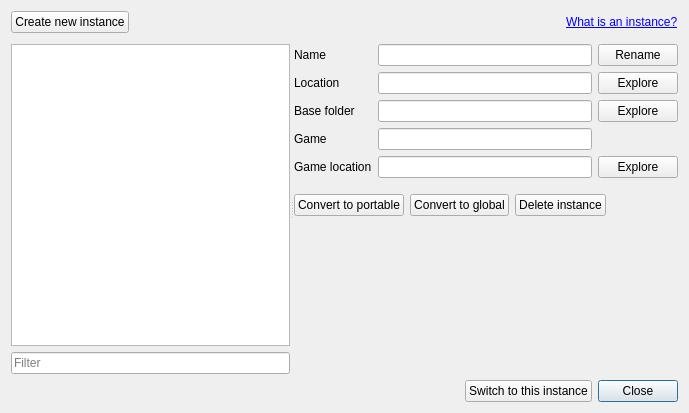
<?xml version="1.0" encoding="UTF-8"?>
<ui version="4.0">
 <class>InstanceManagerDialog</class>
 <widget class="QDialog" name="InstanceManagerDialog">
  <property name="geometry">
   <rect>
    <x>0</x>
    <y>0</y>
    <width>689</width>
    <height>413</height>
   </rect>
  </property>
  <property name="windowTitle">
   <string>Instance manager</string>
  </property>
  <layout class="QVBoxLayout" name="verticalLayout_6">
   <item>
    <widget class="QWidget" name="widget_8" native="true">
     <layout class="QHBoxLayout" name="horizontalLayout_2">
      <property name="leftMargin">
       <number>0</number>
      </property>
      <property name="topMargin">
       <number>0</number>
      </property>
      <property name="rightMargin">
       <number>0</number>
      </property>
      <property name="bottomMargin">
       <number>5</number>
      </property>
      <item>
       <widget class="QPushButton" name="createNew">
        <property name="text">
         <string>Create new instance</string>
        </property>
        <property name="icon">
         <iconset resource="resources.qrc">
          <normaloff>:/MO/gui/add</normaloff>:/MO/gui/add</iconset>
        </property>
       </widget>
      </item>
      <item>
       <spacer name="horizontalSpacer">
        <property name="orientation">
         <enum>Qt::Horizontal</enum>
        </property>
        <property name="sizeHint" stdset="0">
         <size>
          <width>40</width>
          <height>20</height>
         </size>
        </property>
       </spacer>
      </item>
      <item>
       <widget class="LinkLabel" name="whatis">
        <property name="text">
         <string>&lt;html&gt;&lt;head/&gt;&lt;body&gt;&lt;p&gt;&lt;a href=&quot;https://github.com/ModOrganizer2/modorganizer/wiki/Instance&quot;&gt;What is an instance?&lt;/a&gt;&lt;/p&gt;&lt;/body&gt;&lt;/html&gt;</string>
        </property>
        <property name="openExternalLinks">
         <bool>true</bool>
        </property>
       </widget>
      </item>
     </layout>
    </widget>
   </item>
   <item>
    <layout class="QVBoxLayout" name="verticalLayout_5" stretch="1">
     <item>
      <widget class="QWidget" name="widget_4" native="true">
       <layout class="QVBoxLayout" name="verticalLayout_4">
        <property name="leftMargin">
         <number>0</number>
        </property>
        <property name="topMargin">
         <number>0</number>
        </property>
        <property name="rightMargin">
         <number>0</number>
        </property>
        <property name="bottomMargin">
         <number>0</number>
        </property>
        <item>
         <widget class="QSplitter" name="splitter">
          <property name="orientation">
           <enum>Qt::Horizontal</enum>
          </property>
          <widget class="QWidget" name="widget_2" native="true">
           <layout class="QVBoxLayout" name="verticalLayout">
            <property name="leftMargin">
             <number>0</number>
            </property>
            <property name="topMargin">
             <number>0</number>
            </property>
            <property name="rightMargin">
             <number>0</number>
            </property>
            <property name="bottomMargin">
             <number>0</number>
            </property>
            <item>
             <widget class="QListView" name="list">
              <property name="editTriggers">
               <set>QAbstractItemView::NoEditTriggers</set>
              </property>
             </widget>
            </item>
            <item>
             <widget class="QWidget" name="widget_5" native="true">
              <layout class="QHBoxLayout" name="horizontalLayout_4">
               <property name="leftMargin">
                <number>0</number>
               </property>
               <property name="topMargin">
                <number>0</number>
               </property>
               <property name="rightMargin">
                <number>0</number>
               </property>
               <property name="bottomMargin">
                <number>0</number>
               </property>
               <item>
                <widget class="QLineEdit" name="filter">
                 <property name="placeholderText">
                  <string>Filter</string>
                 </property>
                </widget>
               </item>
              </layout>
             </widget>
            </item>
           </layout>
          </widget>
          <widget class="QWidget" name="widget_3" native="true">
           <layout class="QVBoxLayout" name="verticalLayout_2" stretch="0,0,0,1">
            <property name="leftMargin">
             <number>0</number>
            </property>
            <property name="topMargin">
             <number>0</number>
            </property>
            <property name="rightMargin">
             <number>0</number>
            </property>
            <property name="bottomMargin">
             <number>0</number>
            </property>
            <item>
             <widget class="QWidget" name="widget_7" native="true">
              <layout class="QGridLayout" name="gridLayout" columnstretch="0,0,0">
               <property name="leftMargin">
                <number>0</number>
               </property>
               <property name="topMargin">
                <number>0</number>
               </property>
               <property name="rightMargin">
                <number>0</number>
               </property>
               <property name="bottomMargin">
                <number>0</number>
               </property>
               <item row="0" column="1">
                <widget class="QLineEdit" name="name">
                 <property name="readOnly">
                  <bool>true</bool>
                 </property>
                </widget>
               </item>
               <item row="0" column="0">
                <widget class="QLabel" name="label_2">
                 <property name="text">
                  <string>Name</string>
                 </property>
                </widget>
               </item>
               <item row="4" column="2">
                <widget class="QPushButton" name="exploreLocation">
                 <property name="text">
                  <string>Explore</string>
                 </property>
                </widget>
               </item>
               <item row="6" column="0">
                <widget class="QLabel" name="label_8">
                 <property name="text">
                  <string>Game</string>
                 </property>
                </widget>
               </item>
               <item row="6" column="1">
                <widget class="QLineEdit" name="gameName">
                 <property name="readOnly">
                  <bool>true</bool>
                 </property>
                </widget>
               </item>
               <item row="4" column="1">
                <widget class="QLineEdit" name="location">
                 <property name="readOnly">
                  <bool>true</bool>
                 </property>
                </widget>
               </item>
               <item row="4" column="0">
                <widget class="QLabel" name="label_4">
                 <property name="text">
                  <string>Location</string>
                 </property>
                </widget>
               </item>
               <item row="0" column="2">
                <widget class="QPushButton" name="rename">
                 <property name="text">
                  <string>Rename</string>
                 </property>
                </widget>
               </item>
               <item row="7" column="0">
                <widget class="QLabel" name="label">
                 <property name="text">
                  <string>Game location</string>
                 </property>
                </widget>
               </item>
               <item row="5" column="0">
                <widget class="QLabel" name="label_6">
                 <property name="text">
                  <string>Base folder</string>
                 </property>
                </widget>
               </item>
               <item row="5" column="1">
                <widget class="QLineEdit" name="baseDirectory">
                 <property name="readOnly">
                  <bool>true</bool>
                 </property>
                </widget>
               </item>
               <item row="5" column="2">
                <widget class="QPushButton" name="exploreBaseDirectory">
                 <property name="text">
                  <string>Explore</string>
                 </property>
                </widget>
               </item>
               <item row="7" column="1">
                <widget class="QLineEdit" name="gameDir">
                 <property name="readOnly">
                  <bool>true</bool>
                 </property>
                </widget>
               </item>
               <item row="7" column="2">
                <widget class="QPushButton" name="exploreGame">
                 <property name="text">
                  <string>Explore</string>
                 </property>
                </widget>
               </item>
              </layout>
             </widget>
            </item>
            <item>
             <spacer name="verticalSpacer_2">
              <property name="orientation">
               <enum>Qt::Vertical</enum>
              </property>
              <property name="sizeHint" stdset="0">
               <size>
                <width>20</width>
                <height>10</height>
               </size>
              </property>
             </spacer>
            </item>
            <item>
             <widget class="QWidget" name="widget_9" native="true">
              <layout class="QHBoxLayout" name="horizontalLayout">
               <property name="leftMargin">
                <number>0</number>
               </property>
               <property name="topMargin">
                <number>0</number>
               </property>
               <property name="rightMargin">
                <number>0</number>
               </property>
               <property name="bottomMargin">
                <number>0</number>
               </property>
               <item>
                <widget class="QPushButton" name="convertToPortable">
                 <property name="text">
                  <string>Convert to portable</string>
                 </property>
                </widget>
               </item>
               <item>
                <widget class="QPushButton" name="convertToGlobal">
                 <property name="text">
                  <string>Convert to global</string>
                 </property>
                </widget>
               </item>
               <item>
                <widget class="QPushButton" name="deleteInstance">
                 <property name="text">
                  <string>Delete instance</string>
                 </property>
                 <property name="icon">
                  <iconset resource="resources.qrc">
                   <normaloff>:/MO/gui/remove</normaloff>:/MO/gui/remove</iconset>
                 </property>
                </widget>
               </item>
               <item>
                <spacer name="horizontalSpacer_3">
                 <property name="orientation">
                  <enum>Qt::Horizontal</enum>
                 </property>
                 <property name="sizeHint" stdset="0">
                  <size>
                   <width>40</width>
                   <height>20</height>
                  </size>
                 </property>
                </spacer>
               </item>
              </layout>
             </widget>
            </item>
            <item>
             <spacer name="verticalSpacer">
              <property name="orientation">
               <enum>Qt::Vertical</enum>
              </property>
              <property name="sizeHint" stdset="0">
               <size>
                <width>20</width>
                <height>40</height>
               </size>
              </property>
             </spacer>
            </item>
           </layout>
          </widget>
         </widget>
        </item>
       </layout>
      </widget>
     </item>
    </layout>
   </item>
   <item>
    <widget class="QWidget" name="widget" native="true">
     <layout class="QHBoxLayout" name="horizontalLayout_3">
      <property name="leftMargin">
       <number>0</number>
      </property>
      <property name="topMargin">
       <number>0</number>
      </property>
      <property name="rightMargin">
       <number>0</number>
      </property>
      <property name="bottomMargin">
       <number>0</number>
      </property>
      <item>
       <spacer name="horizontalSpacer_4">
        <property name="orientation">
         <enum>Qt::Horizontal</enum>
        </property>
        <property name="sizeHint" stdset="0">
         <size>
          <width>40</width>
          <height>20</height>
         </size>
        </property>
       </spacer>
      </item>
      <item>
       <widget class="QPushButton" name="switchToInstance">
        <property name="text">
         <string>Switch to this instance</string>
        </property>
        <property name="icon">
         <iconset resource="resources.qrc">
          <normaloff>:/MO/gui/next</normaloff>:/MO/gui/next</iconset>
        </property>
       </widget>
      </item>
      <item>
       <widget class="QPushButton" name="close">
        <property name="text">
         <string>Close</string>
        </property>
        <property name="default">
         <bool>true</bool>
        </property>
       </widget>
      </item>
     </layout>
    </widget>
   </item>
  </layout>
 </widget>
 <customwidgets>
  <customwidget>
   <class>LinkLabel</class>
   <extends>QLabel</extends>
   <header location="global">linklabel.h</header>
  </customwidget>
 </customwidgets>
 <resources>
  <include location="resources.qrc"/>
 </resources>
 <connections/>
</ui>
